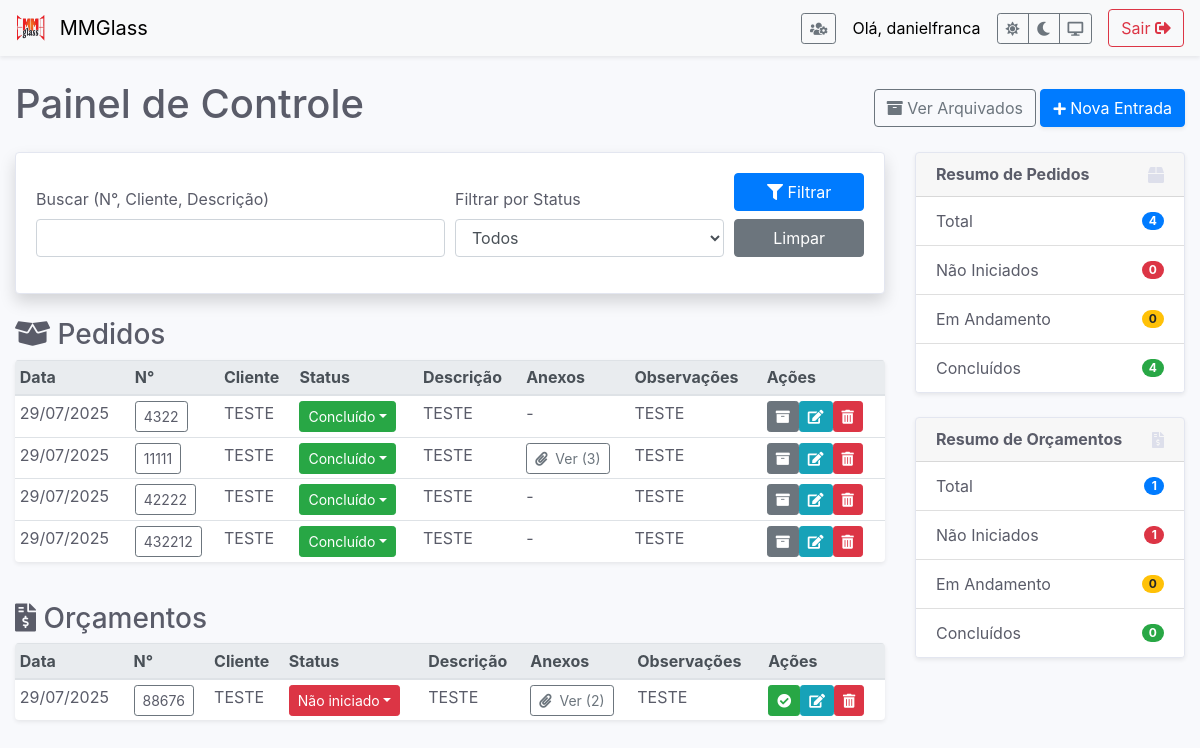
Page / (signed in) on the earlier database version.
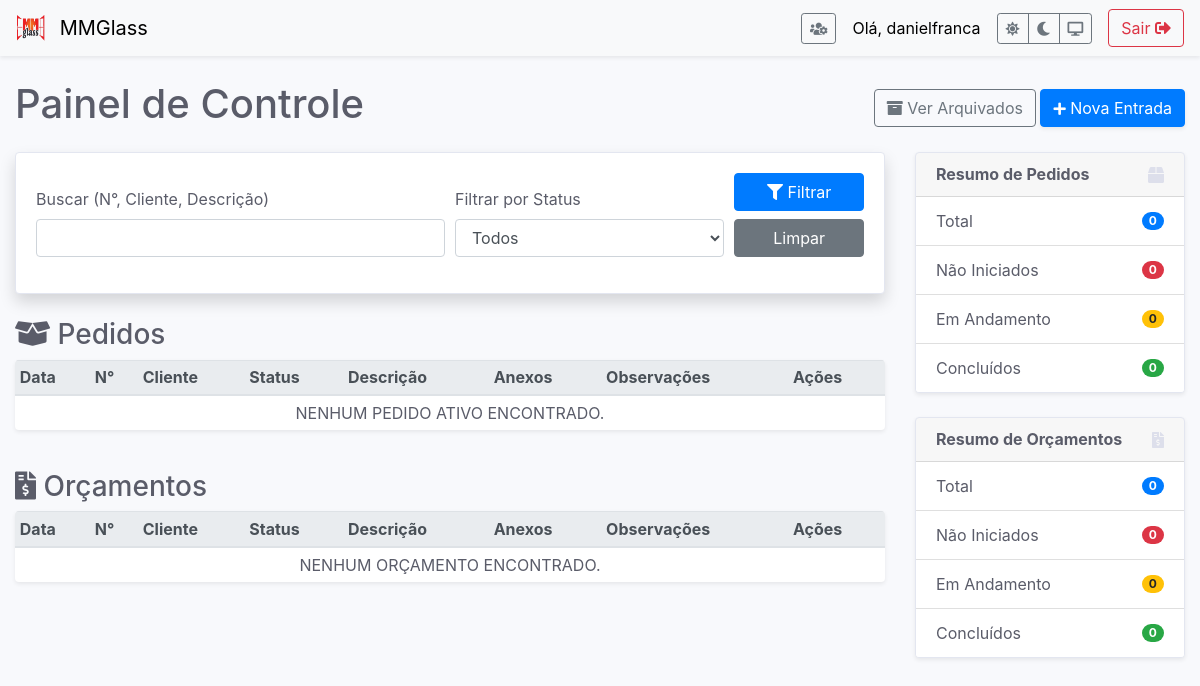
Same page on the later database version.
### app.py (models this page shows)
class User(db.Model, UserMixin):
    id = db.Column(db.Integer, primary_key=True)
    username = db.Column(db.String(150), unique=True, nullable=False)
    password_hash = db.Column(db.String(150), nullable=False)
    is_admin = db.Column(db.Boolean, default=False, nullable=False)

class Entrada(db.Model):
    id = db.Column(db.Integer, primary_key=True)
    tipo = db.Column(db.String(50), nullable=False)
    numero_pedido = db.Column(db.Integer, unique=True, nullable=False)
    data_registro = db.Column(db.DateTime, nullable=False, default=datetime.utcnow)
    cliente = db.Column(db.String(100), nullable=False)
    status = db.Column(db.String(50), nullable=False, default='Não iniciado')
    descricao = db.Column(db.Text, nullable=False)
    observacoes = db.Column(db.Text, nullable=True)
    arquivado = db.Column(db.Boolean, default=False, nullable=False)
    anexos = db.relationship('Anexo', backref='entrada', lazy=True, cascade="all, delete-orphan")

### app.py (the view, shortened to what this page needs)
@app.route('/')
@login_required
def index():
    search_query = request.args.get('q', '')
    selected_status = request.args.get('status', '')
    pedidos_base_query = Entrada.query.filter_by(tipo='Pedido', arquivado=False)
    orcamentos_base_query = Entrada.query.filter_by(tipo='Orçamento', arquivado=False)
    if selected_status:
        pedidos_base_query = pedidos_base_query.filter_by(status=selected_status)
        orcamentos_base_query = orcamentos_base_query.filter_by(status=selected_status)
    pedidos = pedidos_base_query.order_by(Entrada.numero_pedido).all()
    orcamentos = orcamentos_base_query.order_by(Entrada.numero_pedido).all()
    dashboard_data = get_dashboard_data()
    return render_template('index.html', dashboard=dashboard_data, pedidos=pedidos, orcamentos=orcamentos, search_query=search_query, selected_status=selected_status)

### app.py (called while the page is built)
@login_manager.user_loader
def load_user(user_id):
    return User.query.get(int(user_id))

def get_dashboard_data():
    pedidos_query = Entrada.query.filter_by(tipo='Pedido', arquivado=False)
    pedidos_dashboard = {
        'total': pedidos_query.count(),
        'nao_iniciado': pedidos_query.filter_by(status='Não iniciado').count(),
        'em_andamento': pedidos_query.filter_by(status='Em andamento').count(),
        'concluido': pedidos_query.filter_by(status='Concluído').count()
    }
    orcamentos_query = Entrada.query.filter_by(tipo='Orçamento', arquivado=False)
    orcamentos_dashboard = {
        'total': orcamentos_query.count(),
        'nao_iniciado': orcamentos_query.filter_by(status='Não iniciado').count(),
        'em_andamento': orcamentos_query.filter_by(status='Em andamento').count(),
        'concluido': orcamentos_query.filter_by(status='Concluído').count()
    }
    return {'pedidos': pedidos_dashboard, 'orcamentos': orcamentos_dashboard}

### templates/index.html (shortened to what this page needs)
{% extends 'base.html' %}
{% block content %}
<div class="d-flex justify-content-between align-items-center mb-3">
    <h1>Painel de Controle</h1>
    <div>
        <a href="{{ url_for('pedidos_arquivados') }}" class="btn btn-outline-secondary"><i class="fas fa-archive"></i> Ver Arquivados</a>
        <a href="{{ url_for('nova_entrada') }}" class="btn btn-primary shadow-sm"><i class="fas fa-plus fa-sm"></i> Nova Entrada</a>
    </div>
</div>
<div class="row">
    <div class="col-lg-9">
        <div class="card shadow mb-4">
            <div class="card-body"><form method="GET" action="{{ url_for('index') }}"><div class="form-row align-items-end"><div class="col-md-6"><div class="form-group"><label for="q">Buscar (N°, Cliente, Descrição)</label><input type="text" class="form-control" id="q" name="q" value="{{ search_query }}"></div></div><div class="col-md-4"><div class="form-group"><label for="status">Filtrar por Status</label><select id="status" name="status" class="form-control"><option value="">Todos</option><option value="Não iniciado" {% if selected_status == 'Não iniciado' %}selected{% endif %}>Não iniciado</option><option value="Em andamento" {% if selected_status == 'Em andamento' %}selected{% endif %}>Em andamento</option><option value="Concluído" {% if selected_status == 'Concluído' %}selected{% endif %}>Concluído</option></select></div></div><div class="col-md-2"><div class="form-group"><button type="submit" class="btn btn-primary btn-block"><i class="fas fa-filter"></i> Filtrar</button><a href="{{ url_for('index') }}" class="btn btn-secondary btn-block mt-2">Limpar</a></div></div></div></form></div>
        </div>
        <h3><i class="fas fa-box-open"></i> Pedidos</h3>
        <table class="table table-hover table-sm shadow-sm rounded table-uppercase">
            <thead class="thead-light"><tr><th>Data</th><th>N°</th><th>Cliente</th><th>Status</th><th>Descrição</th><th>Anexos</th><th>Observações</th><th>Ações</th></tr></thead>
            <tbody>
                {% for entrada in pedidos %}
                <tr>
                    <td>{{ entrada.data_registro.strftime('%d/%m/%Y') }}</td>
                    <td>
                        <button type="button" class="btn btn-outline-secondary btn-sm" style="color: var(--text-color);" data-toggle="modal" data-target="#detalhesModal-{{ entrada.id }}">
                            {{ entrada.numero_pedido }}
                        </button>
                    </td>
                    <td>{{ entrada.cliente }}</td>
                    <td>{% set status_color = 'secondary' %}{% if entrada.status == 'Concluído' %}{% set status_color = 'success' %}{% elif entrada.status == 'Em andamento' %}{% set status_color = 'warning' %}{% elif entrada.status == 'Não iniciado' %}{% set status_color = 'danger' %}{% endif %}<div class="dropdown"><button class="btn btn-{{ status_color }} btn-sm dropdown-toggle" type="button" id="status-btn-{{ entrada.id }}" data-toggle="dropdown" aria-haspopup="true" aria-expanded="false">{{ entrada.status }}</button></div></td>
                    <td>{{ entrada.descricao | truncate(40) }}</td>
                    <td>
                        {% if entrada.anexos %}
                            <button type="button" class="btn btn-outline-secondary btn-sm" data-toggle="modal" data-target="#galeriaAnexos-{{ entrada.id }}">
                                <i class="fas fa-paperclip mr-1"></i> Ver ({{ entrada.anexos|length }})
                            </button>
                        {% else %}
                            -
                        {% endif %}
                    </td>
                    <td>{{ entrada.observacoes | truncate(40) or '-' }}</td>
                    <td><form action="{{ url_for('arquivar_entrada', id=entrada.id) }}" method="post" style="display: inline;"><button type="submit" class="btn btn-sm btn-secondary" title="Arquivar Pedido"><i class="fas fa-archive"></i></button></form><a href="{{ url_for('editar_entrada', id=entrada.id) }}" class="btn btn-sm btn-info" title="Editar"><i class="fas fa-edit"></i></a><form action="{{ url_for('excluir_entrada', id=entrada.id) }}" method="post" style="display: inline;" onsubmit="return confirm('Tem a certeza que deseja excluir?');"><button type="submit" class="btn btn-sm btn-danger" title="Excluir"><i class="fas fa-trash-alt"></i></button></form></td>
                </tr>
                {% else %}
                <tr><td colspan="8" class="text-center">Nenhum pedido ativo encontrado.</td></tr>
                {% endfor %}
            </tbody>
        </table>
        <br>
        <h3><i class="fas fa-file-invoice-dollar"></i> Orçamentos</h3>
        <table class="table table-hover table-sm shadow-sm rounded table-uppercase">
            <thead class="thead-light"><tr><th>Data</th><th>N°</th><th>Cliente</th><th>Status</th><th>Descrição</th><th>Anexos</th><th>Observações</th><th>Ações</th></tr></thead>
            <tbody>
                {% for entrada in orcamentos %}
                <tr>
                    <td>{{ entrada.data_registro.strftime('%d/%m/%Y') }}</td>
                    <td>
                        <button type="button" class="btn btn-outline-secondary btn-sm" style="color: var(--text-color);" data-toggle="modal" data-target="#detalhesModal-{{ entrada.id }}">
                            {{ entrada.numero_pedido }}
                        </button>
                    </td>
                    <td>{{ entrada.cliente }}</td>
                    <td>{% set status_color = 'secondary' %}{% if entrada.status == 'Concluído' %}{% set status_color = 'success' %}{% elif entrada.status == 'Em andamento' %}{% set status_color = 'warning' %}{% elif entrada.status == 'Não iniciado' %}{% set status_color = 'danger' %}{% endif %}<div class="dropdown"><button class="btn btn-{{ status_color }} btn-sm dropdown-toggle" type="button" id="status-btn-{{ entrada.id }}" data-toggle="dropdown" aria-haspopup="true" aria-expanded="false">{{ entrada.status }}</button></div></td>
                    <td>{{ entrada.descricao | truncate(40) }}</td>
                    <td>
                        {% if entrada.anexos %}
                            <button type="button" class="btn btn-outline-secondary btn-sm" data-toggle="modal" data-target="#galeriaAnexos-{{ entrada.id }}">
                                <i class="fas fa-paperclip mr-1"></i> Ver ({{ entrada.anexos|length }})
                            </button>
                        {% else %}
                            -
                        {% endif %}
                    </td>
                    <td>{{ entrada.observacoes | truncate(40) or '-' }}</td>
                    <td><form action="{{ url_for('converter_para_pedido', id=entrada.id) }}" method="post" style="display: inline;" onsubmit="return confirm('Tem a certeza que deseja converter este orçamento em um pedido?');"><button type="submit" class="btn btn-sm btn-success" title="Converter em Pedido"><i class="fas fa-check-circle"></i></button></form><a href="{{ url_for('editar_entrada', id=entrada.id) }}" class="btn btn-sm btn-info" title="Editar"><i class="fas fa-edit"></i></a><form action="{{ url_for('excluir_entrada', id=entrada.id) }}" method="post" style="display: inline;" onsubmit="return confirm('Tem a certeza que deseja excluir?');"><button type="submit" class="btn btn-sm btn-danger" title="Excluir"><i class="fas fa-trash-alt"></i></button></form></td>
                </tr>
                {% else %}
                <tr><td colspan="8" class="text-center">Nenhum orçamento encontrado.</td></tr>
                {% endfor %}
            </tbody>
        </table>
    </div>
    <div class="col-lg-3">
        <div class="sidebar-sticky">
            <div class="card shadow-sm mb-4">
                <div class="card-header d-flex justify-content-between align-items-center"><h6 class="mb-0 font-weight-bold">Resumo de Pedidos</h6><i class="fas fa-box text-gray-300"></i></div>
                <ul class="list-group list-group-flush">
                    <li class="list-group-item d-flex justify-content-between align-items-center">Total<span id="dash-pedidos-total" class="badge badge-primary badge-pill">{{ dashboard.pedidos.total }}</span></li>
                    <li class="list-group-item d-flex justify-content-between align-items-center">Não Iniciados<span id="dash-pedidos-nao-iniciado" class="badge badge-danger badge-pill">{{ dashboard.pedidos.nao_iniciado }}</span></li>
                    <li class="list-group-item d-flex justify-content-between align-items-center">Em Andamento<span id="dash-pedidos-em-andamento" class="badge badge-warning badge-pill">{{ dashboard.pedidos.em_andamento }}</span></li>
                    <li class="list-group-item d-flex justify-content-between align-items-center">Concluídos<span id="dash-pedidos-concluido" class="badge badge-success badge-pill">{{ dashboard.pedidos.concluido }}</span></li>
                </ul>
            </div>
            <div class="card shadow-sm mb-4">
                <div class="card-header d-flex justify-content-between align-items-center"><h6 class="mb-0 font-weight-bold">Resumo de Orçamentos</h6><i class="fas fa-file-invoice-dollar text-gray-300"></i></div>
                <ul class="list-group list-group-flush">
                    <li class="list-group-item d-flex justify-content-between align-items-center">Total<span id="dash-orcamentos-total" class="badge badge-primary badge-pill">{{ dashboard.orcamentos.total }}</span></li>
                    <li class="list-group-item d-flex justify-content-between align-items-center">Não Iniciados<span id="dash-orcamentos-nao-iniciado" class="badge badge-danger badge-pill">{{ dashboard.orcamentos.nao_iniciado }}</span></li>
                    <li class="list-group-item d-flex justify-content-between align-items-center">Em Andamento<span id="dash-orcamentos-em-andamento" class="badge badge-warning badge-pill">{{ dashboard.orcamentos.em_andamento }}</span></li>
                    <li class="list-group-item d-flex justify-content-between align-items-center">Concluídos<span id="dash-orcamentos-concluido" class="badge badge-success badge-pill">{{ dashboard.orcamentos.concluido }}</span></li>
                </ul>
            </div>
        </div>
    </div>
</div>
{% endblock %}

### templates/base.html (shortened to what this page needs)
<!doctype html>
<html lang="pt" data-theme="light">
<head>
    <link rel="stylesheet" href="https://stackpath.bootstrapcdn.com/bootstrap/4.5.2/css/bootstrap.min.css">
    <link rel="stylesheet" href="https://cdnjs.cloudflare.com/ajax/libs/font-awesome/5.15.4/css/all.min.css">
</head>
<body>
    <nav class="navbar navbar-light mb-4 shadow-sm">
        <a class="navbar-brand" href="{{ url_for('index') }}">
            <img src="{{ url_for('static', filename='images/logo.png') }}" width="30" height="30" class="d-inline-block align-top mr-2" alt="Logo MMGlass">
            MMGlass
        </a>
        <div class="d-flex align-items-center">
            {% if current_user.is_authenticated %}
                {% if current_user.is_admin %}
                <a href="{{ url_for('gerir_usuarios') }}" class="btn btn-outline-secondary btn-sm mr-3" title="Gerir Utilizadores">
                    <i class="fas fa-users-cog"></i>
                </a>
                {% endif %}
                <span class="navbar-text mr-3">Olá, {{ current_user.username }}</span>
                <div class="btn-group btn-group-sm mr-3" role="group">
                    <button type="button" class="btn btn-outline-secondary" id="theme-light" title="Tema Claro"><i class="fas fa-sun"></i></button>
                    <button type="button" class="btn btn-outline-secondary" id="theme-dark" title="Tema Escuro"><i class="fas fa-moon"></i></button>
                    <button type="button" class="btn btn-outline-secondary" id="theme-auto" title="Tema do Sistema"><i class="fas fa-desktop"></i></button>
                </div>
                <a href="{{ url_for('logout') }}" class="btn btn-outline-danger">Sair <i class="fas fa-sign-out-alt"></i></a>
            {% endif %}
        </div>
    </nav>
    <div class="container-fluid">
        {% block content %}{% endblock %}
    </div>
</body>
</html>

### templates/base.html (style rules this page uses)
:root { --bg-color: #f8f9fc;--text-color: #5a5c69;--card-bg: #fff;--table-bg: #fff;--border-color: #e3e6f0;--navbar-bg: #f8f9fa; --navbar-text: #000;--dropdown-hover-bg: #f8f9fa; }
body { background-color: var(--bg-color); color: var(--text-color); transition: background-color 0.2s ease, color 0.2s ease; }
.card { border: 1px solid var(--border-color); background-color: var(--card-bg); }
.table { background-color: var(--table-bg); color: var(--text-color); }
.table.rounded { overflow: hidden; }
.navbar { background-color: var(--navbar-bg) !important; }
.navbar-light .navbar-brand, .navbar-light .navbar-text { color: var(--navbar-text) !important; }
.table-uppercase td { text-transform: uppercase; }
.text-gray-300 { color: #dddfeb!important; }
.sidebar-sticky { position: -webkit-sticky; position: sticky; top: 1.5rem; }

Differences in the rows shown:
removed Entrada: data_registro "29/07/2025", numero_pedido "4322", cliente "TESTE", status "Concluído", descricao "TESTE", observacoes "TESTE", shown under "Pedidos"
removed Entrada: data_registro "29/07/2025", numero_pedido "11111", cliente "TESTE", status "Concluído", descricao "TESTE", anexos|length "3", observacoes "TESTE", shown under "Pedidos"
removed Entrada: data_registro "29/07/2025", numero_pedido "42222", cliente "TESTE", status "Concluído", descricao "TESTE", observacoes "TESTE", shown under "Pedidos"
removed Entrada: data_registro "29/07/2025", numero_pedido "432212", cliente "TESTE", status "Concluído", descricao "TESTE", observacoes "TESTE", shown under "Pedidos"
removed Entrada: data_registro "29/07/2025", numero_pedido "88676", cliente "TESTE", status "Não iniciado", descricao "TESTE", anexos|length "2", observacoes "TESTE", shown under "Orçamentos"
Other differences:
{{ dashboard.pedidos.total }}: "4" → "0"
{{ dashboard.pedidos.concluido }}: "4" → "0"
{{ dashboard.orcamentos.total }}: "1" → "0"
{{ dashboard.orcamentos.nao_iniciado }}: "1" → "0"
text now shown: "NENHUM PEDIDO ATIVO ENCONTRADO. NENHUM ORÇAMENTO ENCONTRADO."
